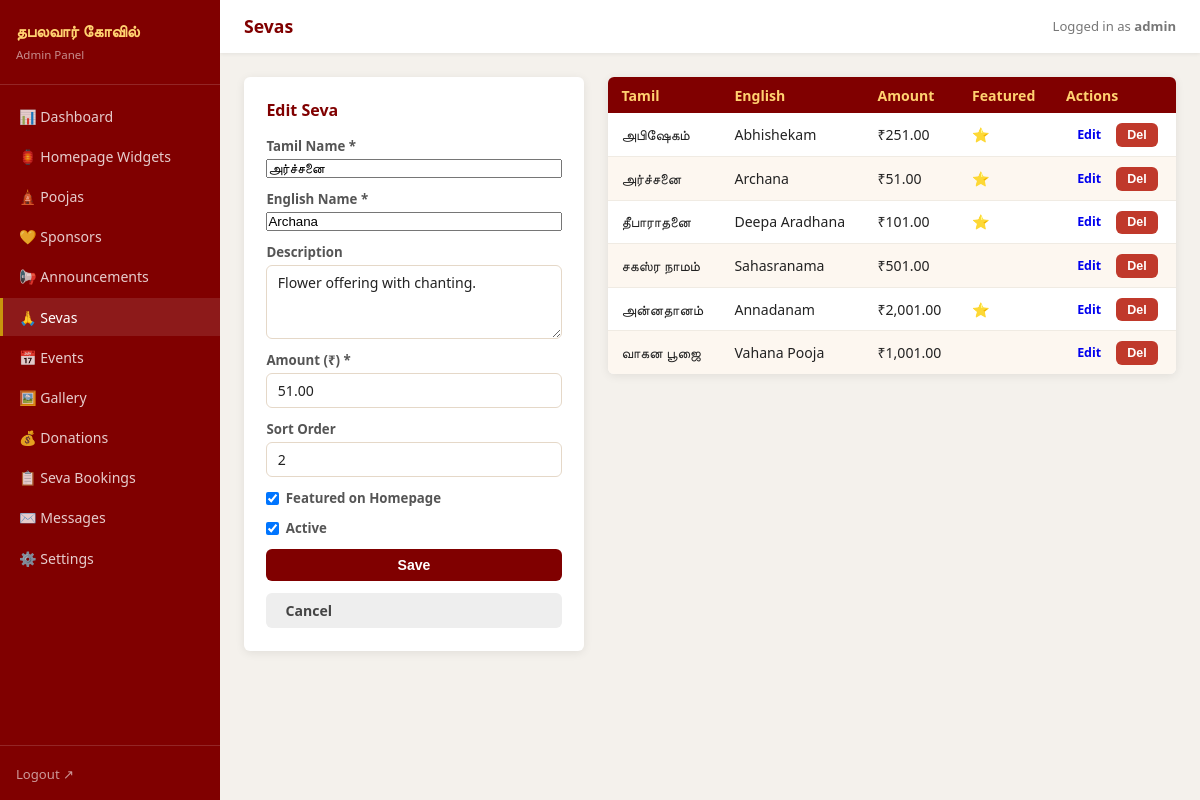
/backend/admin/sevas.php?edit=2 (signed in), run on the app's committed database.
### tables this page shows
CREATE TABLE IF NOT EXISTS `sevas` (
  `id`          INT UNSIGNED    NOT NULL AUTO_INCREMENT,
  `name_ta`     VARCHAR(200)    NOT NULL,
  `name_en`     VARCHAR(200)    NOT NULL,
  `description` TEXT            NULL,
  `amount`      DECIMAL(10,2)   NOT NULL DEFAULT 0.00,
  `sort_order`  INT             NOT NULL DEFAULT 0,
  `is_featured` TINYINT(1)      NOT NULL DEFAULT 0,
  `is_active`   TINYINT(1)      NOT NULL DEFAULT 1,
  PRIMARY KEY (`id`),
  KEY `idx_active_sort` (`is_active`, `sort_order`)
);

### backend/admin/sevas.php (the view, shortened to what this page needs)
<?php
require_once __DIR__ . '/includes/admin_layout.php';
$db  = getDB();
$rows    = $db->query('SELECT * FROM sevas ORDER BY sort_order ASC')->fetchAll();
$editing = null;
if (isset($_GET['edit'])) {
    $stmt = $db->prepare('SELECT * FROM sevas WHERE id=:id');
    $stmt->execute([':id' => (int) $_GET['edit']]);
    $editing = $stmt->fetch();
}
?>
<div class="admin-two-col">
<div class="admin-form-box card">
  <h3><?= $editing ? 'Edit Seva' : 'New Seva' ?></h3>
  <form method="POST" action="/admin/sevas.php">
    <label>Tamil Name * <input name="name_ta" required value="<?= htmlspecialchars($editing['name_ta'] ?? '') ?>" /></label>
    <label>English Name * <input name="name_en" required value="<?= htmlspecialchars($editing['name_en'] ?? '') ?>" /></label>
    <label>Description <textarea name="description" rows="3"><?= htmlspecialchars($editing['description'] ?? '') ?></textarea></label>
    <label>Amount (₹) * <input type="number" name="amount" required min="0" step="0.01" value="<?= htmlspecialchars($editing['amount'] ?? '') ?>" /></label>
    <label>Sort Order <input type="number" name="sort_order" value="<?= htmlspecialchars($editing['sort_order'] ?? '0') ?>" /></label>
    <label class="checkbox-label"><input type="checkbox" name="is_featured" <?= (!$editing || $editing['is_featured']) ? 'checked' : '' ?> /> Featured on Homepage</label>
    <label class="checkbox-label"><input type="checkbox" name="is_active"   <?= (!$editing || $editing['is_active'])   ? 'checked' : '' ?> /> Active</label>
    <button type="submit" class="btn btn-primary">Save</button>
    <?php if ($editing): ?><a href="/admin/sevas.php" class="btn btn-secondary">Cancel</a><?php endif; ?>
  </form>
</div>
<div class="admin-list">
  <table class="admin-table">
    <thead><tr><th>Tamil</th><th>English</th><th>Amount</th><th>Featured</th><th>Actions</th></tr></thead>
    <tbody>
      <?php foreach ($rows as $row): ?>
      <tr>
        <td><?= htmlspecialchars($row['name_ta']) ?></td>
        <td><?= htmlspecialchars($row['name_en']) ?></td>
        <td>₹<?= number_format($row['amount'], 2) ?></td>
        <td><?= $row['is_featured'] ? '⭐' : '' ?></td>
        <td>
          <a href="/admin/sevas.php?edit=<?= $row['id'] ?>" class="btn btn-sm">Edit</a>
          <form method="POST" style="display:inline">
            <button class="btn btn-sm btn-danger" onclick="return confirm('Delete?')">Del</button>
          </form>
        </td>
      </tr>
      <?php endforeach; ?>
    </tbody>
  </table>
</div>
</div>

### backend/admin/assets/admin.css (style rules this page uses)
*, *::before, *::after { box-sizing: border-box; margin: 0; padding: 0; }
:root { --maroon: #800000; --gold: #c8960c; --saffron: #ff6b00; --cream: #fff8f0; --sidebar-w: 220px; --shadow: 0 2px 10px rgba(0, 0, 0, 0.08); --radius: 6px; --border: #e5d8c8; }
body { font-family: system-ui, sans-serif; background: #f4f1ec; color: #222; min-height: 100vh; }
body:not(.login-page) { display: flex; min-height: 100vh; }
.card { background: #fff; border-radius: var(--radius); box-shadow: var(--shadow); overflow: hidden; }
.admin-two-col { display: grid; grid-template-columns: 340px 1fr; gap: 1.5rem; align-items: flex-start; }
.admin-form-box { padding: 1.4rem; }
.admin-form-box h3 { color: var(--maroon); font-size: 1rem; margin-bottom: 1rem; }
form { display: flex; flex-direction: column; gap: 0.75rem; }
label { display: flex; flex-direction: column; font-size: 0.83rem; font-weight: 600; color: #555; gap: 0.25rem; }
.checkbox-label { flex-direction: row; align-items: center; gap: 0.4rem; cursor: pointer; }
input[type="text"], input[type="number"], input[type="date"], input[type="password"], input[type="tel"], input[type="file"], select, textarea { padding: 0.45rem 0.65rem; border: 1.5px solid var(--border); border-radius: var(--radius); font-size: 0.88rem; font-family: inherit; color: #222; background: #fff; }
.btn { display: inline-block; padding: 0.5rem 1.2rem; border-radius: var(--radius); font-size: 0.88rem; font-weight: 600; border: none; cursor: pointer; text-decoration: none; transition: background 0.15s; }
.btn-primary { background: var(--maroon); color: #fff; }
.btn-secondary { background: #eee; color: #444; }
.btn-danger { background: #c0392b; color: #fff; }
.btn-sm { padding: 0.3rem 0.7rem; font-size: 0.78rem; }
.admin-table { width: 100%; border-collapse: collapse; font-size: 0.88rem; background: #fff; border-radius: var(--radius); overflow: hidden; box-shadow: var(--shadow); }
.admin-table th { background: var(--maroon); color: #ffd170; padding: 0.55rem 0.85rem; text-align: left; font-weight: 600; }
.admin-table td { padding: 0.5rem 0.85rem; border-bottom: 1px solid #f0ebe3; vertical-align: middle; }
.admin-table tr:last-child td { border-bottom: none; }
.admin-table tr:nth-child(even) td { background: #fdf7f0; }

### data on the page
sevas: name_ta "அர்ச்சனை", name_en "Archana", description "Flower offering with chanting.", amount "51.00", sort_order "2", is_featured "☑", is_active "☑"
sevas: name_ta "அபிஷேகம்", name_en "Abhishekam", amount "251.00"
sevas: name_ta "தீபாராதனை", name_en "Deepa Aradhana", amount "101.00"
sevas: name_ta "சகஸ்ர நாமம்", name_en "Sahasranama", amount "501.00"
sevas: name_ta "அன்னதானம்", name_en "Annadanam", amount "2,001.00"
sevas: name_ta "வாகன பூஜை", name_en "Vahana Pooja", amount "1,001.00"

### other printed values
$pageTitle "Sevas"
$_SESSION['admin_user'] "admin"
